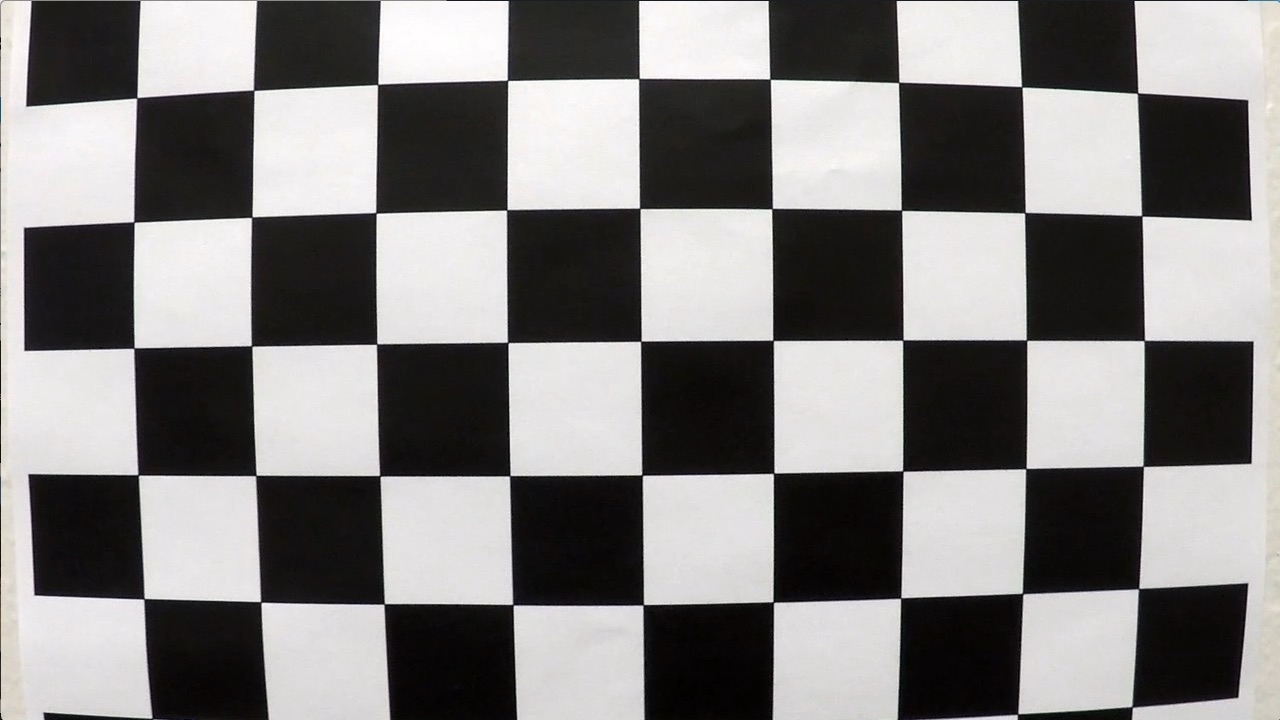
#> input picture camera_cal/calibration1.jpg, 1280 x 720 px; its folder holds 5 pictures in this run
$ jupyter execute --allow-errors 'Advanced Lane Lines.ipynb'   (shell and % lines are left out)   (older library calls are emulated)
#> lines starting #> are read from the running program, lines starting #| are printed output that depends on the picture
#> further down, img is the input picture: shape (720, 1280, 3); mean R, G, B 130.1, 128.4, 127.8
#> `ret, corners = cv2.findChessboardCorners(gray, (9,6),None)`: ret = False; corners = None
# Defining libraries

[cell 1]
import numpy as np
import cv2
import glob
import matplotlib.pyplot as plt
import matplotlib.image as mpimg
import pickle

# Calibrating camera

[cell 2]
# prepare object points, like (0,0,0), (1,0,0), (2,0,0) ....,(6,5,0)
objp = np.zeros((6*9,3), np.float32)
objp[:,:2] = np.mgrid[0:9,0:6].T.reshape(-1,2)

# Arrays to store object points and image points from all the images.
objpoints = [] # 3d points in real world space
imgpoints = [] # 2d points in image plane.

# Make a list of calibration images
images = glob.glob('camera_cal/calibration*.jpg')


# Step through the list and search for chessboard corners
#> (the rest of this cell did not finish here and is left out)

# Undistortion of camera calibration images

[cell 3]
# Test undistortion on a calibration image
img = mpimg.imread('camera_cal/calibration3.jpg')
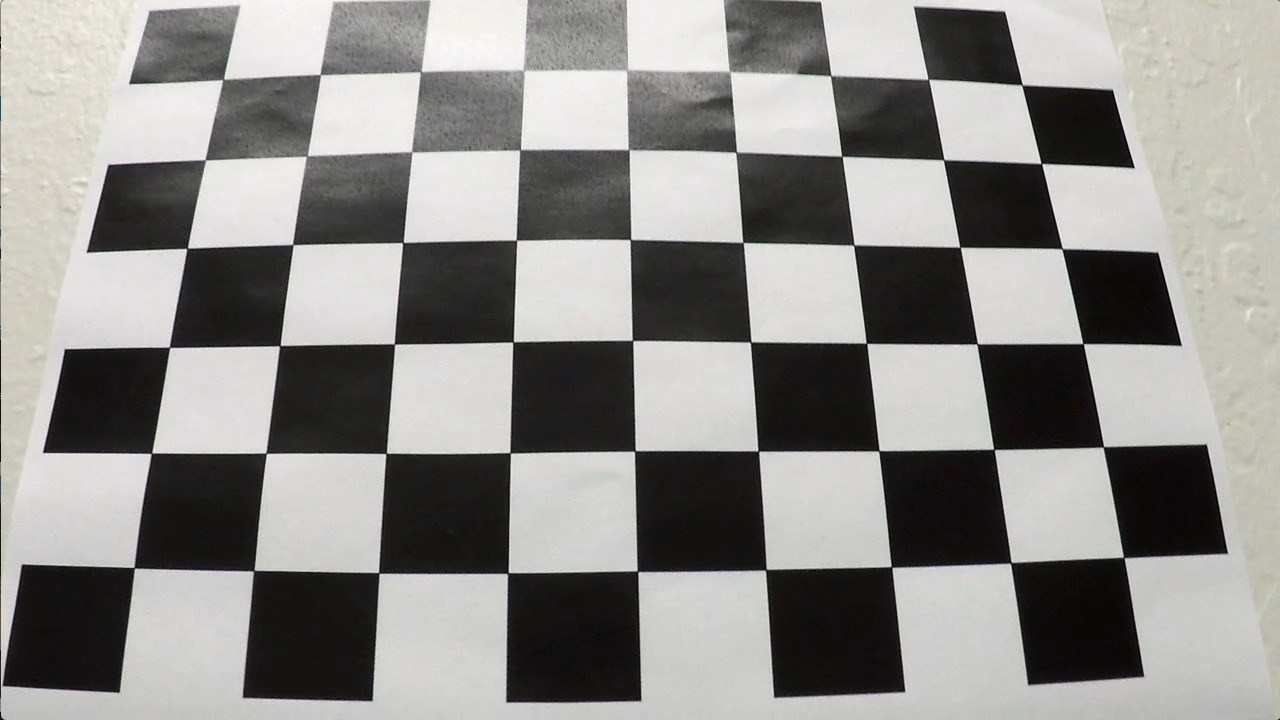
#> input picture camera_cal/calibration3.jpg, 1280 x 720 px
#> img is the input picture: shape (720, 1280, 3); mean R, G, B 141.8, 141, 138.1
# Converting the calibration image to grayscale since we need the height and width of the image for calibrate camera function.
# Using the img file for camera calibration could be a problem since it would also give us color channels which is not needed
gray = cv2.cvtColor(img,cv2.COLOR_BGR2GRAY)

# # Do camera calibration given object points and image points obtained from the previous code section
ret, mtx, dist, rvecs, tvecs = cv2.calibrateCamera(objpoints, imgpoints, gray.shape[::-1],None,None)
#> ret = 0.402; mtx = [[1215.1, 0, 674.3], [0, 1227, 357.1], [0, 0, 1]]; dist = [[-0.887, 13.5, -0.00382, -0.00756, -85.37]]; rvecs = ([0.506, -0.211, 0.0337],); tvecs = ([-2.2, -0.223, 20.53],)

# Undistorting a test calibration image
undist = cv2.undistort(img, mtx, dist, None, mtx)
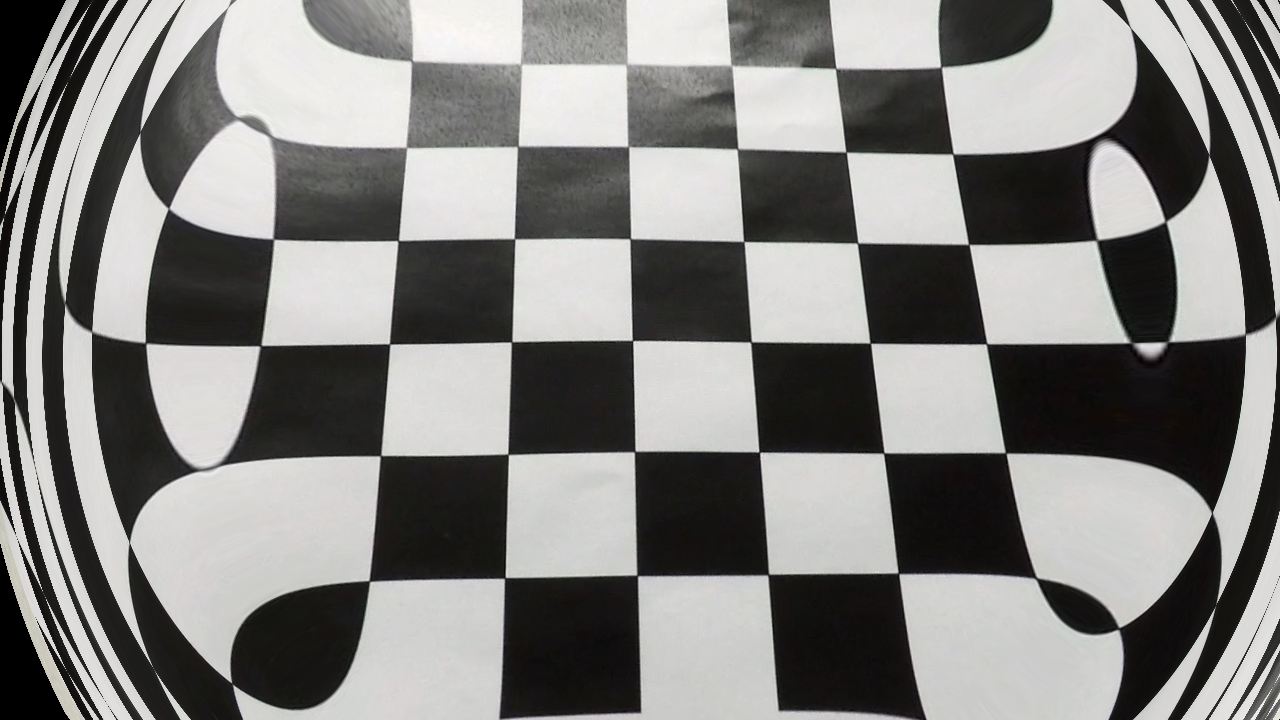
#> undist: shape (720, 1280, 3); mean R, G, B 131.8, 131.2, 129.3

# Storing the original distorted image file and undistorted in the output_images folder


f, (ax1, ax2) = plt.subplots(1, 2, figsize=(24, 9))
f.tight_layout()
ax1.imshow(img)
ax1.set_title('Original Image', fontsize=50)
ax2.imshow(undist)
ax2.set_title('Undistorted Image', fontsize=50)
plt.subplots_adjust(left=0., right=1, top=0.9, bottom=0.)
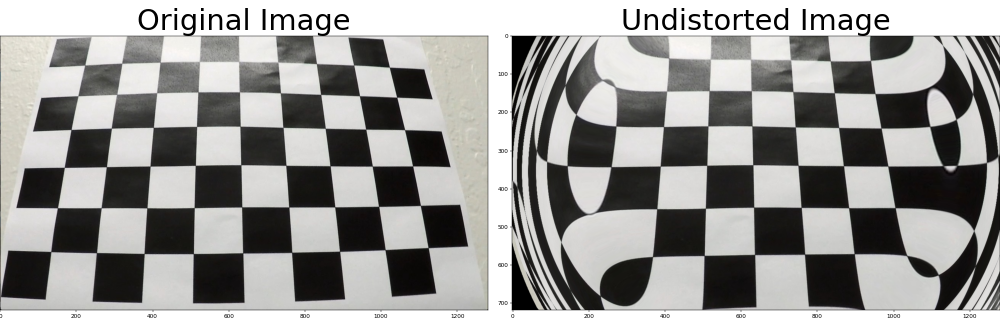
#> figure drawn by matplotlib, 2 panels
